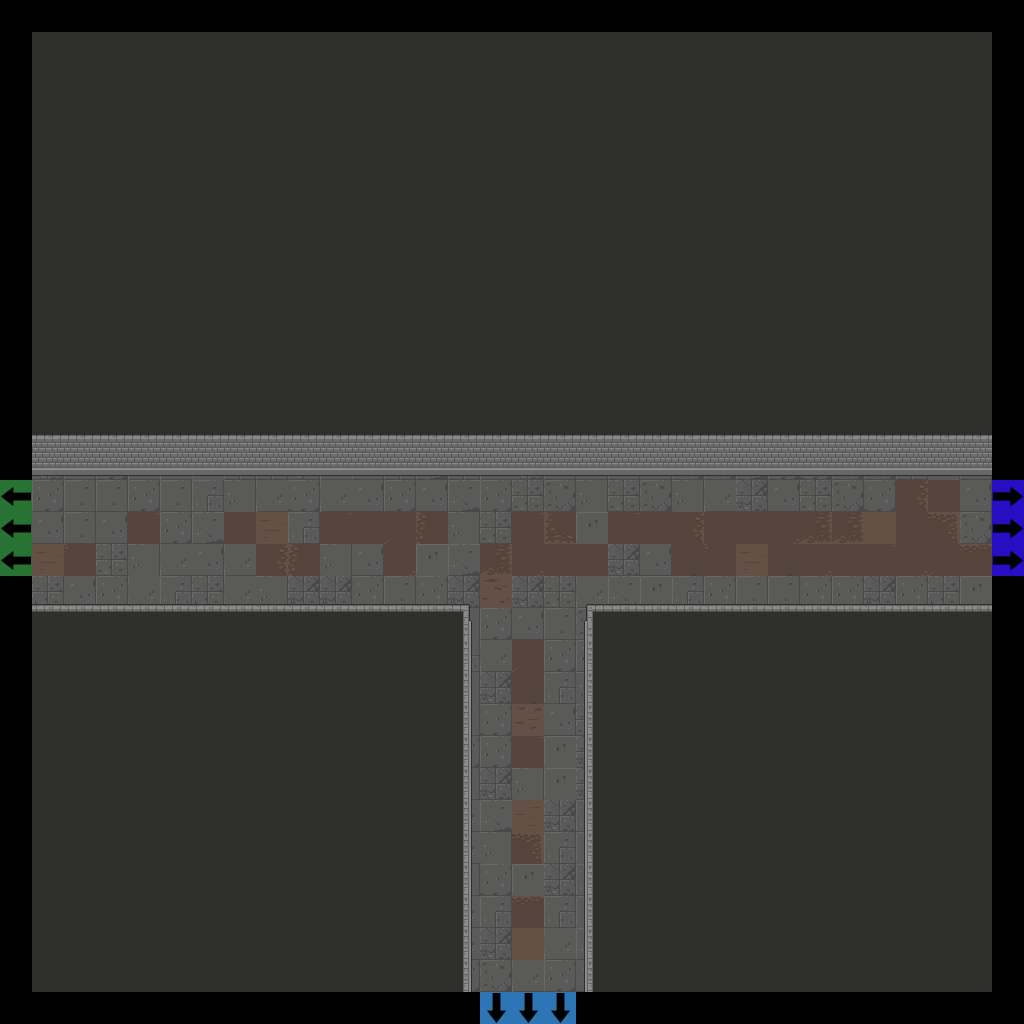

Rendered tile map (Tiled .tmx) drawn with the repository's tilesets; below, a short description and the map source with its tile grids summarised:
An orthogonal 32x32 tile map with 32x32 px tiles, 7 tile layers (Floor, Walls, Doors, Pillars, ...), 2 tilesets.

<map version="1.2" tiledversion="2019.04.18" orientation="orthogonal" renderorder="right-down" width="32" height="32" tilewidth="32" tileheight="32" infinite="0" nextlayerid="22" nextobjectid="1">
 <tileset firstgid="1" source="Dungeon_Tileset_2.tsx" />
 <tileset firstgid="321" source="flags.tsx" />
 <layer id="15" name="Floor" width="32" height="32">
  <data>[1024 cells, 900 non-empty, 36 distinct tile ids]</data>
 </layer>
 <layer id="16" name="Walls" width="32" height="32">
  <data>[1024 cells, 771 non-empty, 11 distinct tile ids]</data>
 </layer>
 <layer id="17" name="Doors" width="32" height="32">
  <data>[1024 cells, 0 non-empty, 0 distinct tile ids]</data>
 </layer>
 <layer id="18" name="Pillars" width="32" height="32">
  <properties>
   <property name="unity:SortingLayer" value="Player" />
  </properties>
  <data>[1024 cells, 0 non-empty, 0 distinct tile ids]</data>
 </layer>
 <layer id="19" name="Candles" width="32" height="32">
  <data>[1024 cells, 0 non-empty, 0 distinct tile ids]</data>
 </layer>
 <layer id="20" name="Debris" width="32" height="32">
  <data>[1024 cells, 0 non-empty, 0 distinct tile ids]</data>
 </layer>
 <layer id="21" name="Flags" width="32" height="32">
  <data>[1024 cells, 9 non-empty, 3 distinct tile ids]</data>
 </layer>
</map>